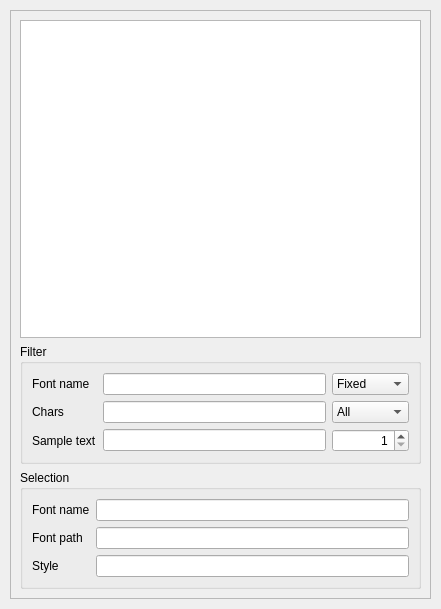
<?xml version="1.0" encoding="UTF-8"?>
<ui version="4.0">
 <class>FontListWidget</class>
 <widget class="QWidget" name="FontListWidget">
  <property name="enabled">
   <bool>true</bool>
  </property>
  <property name="geometry">
   <rect>
    <x>0</x>
    <y>0</y>
    <width>441</width>
    <height>609</height>
   </rect>
  </property>
  <property name="sizePolicy">
   <sizepolicy hsizetype="Preferred" vsizetype="Preferred">
    <horstretch>0</horstretch>
    <verstretch>0</verstretch>
   </sizepolicy>
  </property>
  <property name="windowTitle">
   <string>Font List</string>
  </property>
  <property name="lineWidth" stdset="0">
   <number>0</number>
  </property>
  <layout class="QVBoxLayout" name="verticalLayout">
   <property name="spacing">
    <number>10</number>
   </property>
   <property name="sizeConstraint">
    <enum>QLayout::SetDefaultConstraint</enum>
   </property>
   <property name="leftMargin">
    <number>10</number>
   </property>
   <property name="topMargin">
    <number>10</number>
   </property>
   <property name="rightMargin">
    <number>10</number>
   </property>
   <property name="bottomMargin">
    <number>10</number>
   </property>
   <item>
    <widget class="QScrollArea" name="scrollArea">
     <property name="sizePolicy">
      <sizepolicy hsizetype="MinimumExpanding" vsizetype="Expanding">
       <horstretch>0</horstretch>
       <verstretch>0</verstretch>
      </sizepolicy>
     </property>
     <property name="widgetResizable">
      <bool>true</bool>
     </property>
     <widget class="QWidget" name="scrollAreaWidgetContents">
      <property name="geometry">
       <rect>
        <x>0</x>
        <y>0</y>
        <width>419</width>
        <height>587</height>
       </rect>
      </property>
      <layout class="QVBoxLayout" name="verticalLayout_2">
       <item>
        <widget class="FontListTableView" name="tableView">
         <property name="sizePolicy">
          <sizepolicy hsizetype="Preferred" vsizetype="MinimumExpanding">
           <horstretch>0</horstretch>
           <verstretch>0</verstretch>
          </sizepolicy>
         </property>
         <property name="contextMenuPolicy">
          <enum>Qt::CustomContextMenu</enum>
         </property>
         <property name="dragEnabled">
          <bool>true</bool>
         </property>
         <property name="dragDropMode">
          <enum>QAbstractItemView::DragOnly</enum>
         </property>
         <property name="verticalScrollMode">
          <enum>QAbstractItemView::ScrollPerPixel</enum>
         </property>
         <property name="horizontalScrollMode">
          <enum>QAbstractItemView::ScrollPerPixel</enum>
         </property>
         <attribute name="horizontalHeaderStretchLastSection">
          <bool>true</bool>
         </attribute>
         <attribute name="verticalHeaderVisible">
          <bool>false</bool>
         </attribute>
        </widget>
       </item>
       <item>
        <widget class="QGroupBox" name="groupBoxFilter">
         <property name="sizePolicy">
          <sizepolicy hsizetype="Preferred" vsizetype="Preferred">
           <horstretch>0</horstretch>
           <verstretch>0</verstretch>
          </sizepolicy>
         </property>
         <property name="title">
          <string>Filter</string>
         </property>
         <layout class="QGridLayout" name="gridLayout">
          <item row="1" column="3">
           <widget class="QComboBox" name="comboBoxCharFilterType">
            <item>
             <property name="text">
              <string>All</string>
             </property>
            </item>
            <item>
             <property name="text">
              <string>Any</string>
             </property>
            </item>
           </widget>
          </item>
          <item row="0" column="3">
           <widget class="QComboBox" name="comboBoxSearchType">
            <item>
             <property name="text">
              <string>Fixed</string>
             </property>
            </item>
            <item>
             <property name="text">
              <string>Wildcard</string>
             </property>
            </item>
            <item>
             <property name="text">
              <string>RegExp</string>
             </property>
            </item>
           </widget>
          </item>
          <item row="1" column="2">
           <widget class="QLineEdit" name="lineEditChars">
            <property name="clearButtonEnabled">
             <bool>true</bool>
            </property>
           </widget>
          </item>
          <item row="0" column="2">
           <widget class="QLineEdit" name="lineEditFontName">
            <property name="clearButtonEnabled">
             <bool>true</bool>
            </property>
           </widget>
          </item>
          <item row="0" column="0">
           <widget class="QLabel" name="labelFontName">
            <property name="text">
             <string>Font name</string>
            </property>
            <property name="buddy">
             <cstring>lineEditFontName</cstring>
            </property>
           </widget>
          </item>
          <item row="2" column="0">
           <widget class="QLabel" name="labelSampleText">
            <property name="text">
             <string>Sample text</string>
            </property>
            <property name="buddy">
             <cstring>lineEditSampleText</cstring>
            </property>
           </widget>
          </item>
          <item row="1" column="0">
           <widget class="QLabel" name="labelChars">
            <property name="text">
             <string>Chars</string>
            </property>
            <property name="buddy">
             <cstring>lineEditChars</cstring>
            </property>
           </widget>
          </item>
          <item row="2" column="2">
           <widget class="QLineEdit" name="lineEditSampleText">
            <property name="clearButtonEnabled">
             <bool>false</bool>
            </property>
           </widget>
          </item>
          <item row="2" column="3">
           <widget class="QSpinBox" name="spinBoxFontSize">
            <property name="alignment">
             <set>Qt::AlignRight|Qt::AlignTrailing|Qt::AlignVCenter</set>
            </property>
            <property name="minimum">
             <number>1</number>
            </property>
           </widget>
          </item>
         </layout>
        </widget>
       </item>
       <item>
        <widget class="QGroupBox" name="groupBoxSelection">
         <property name="title">
          <string>Selection</string>
         </property>
         <layout class="QGridLayout" name="gridLayout_2">
          <item row="1" column="2">
           <widget class="QLineEdit" name="lineEditFontPathSelected">
            <property name="dragEnabled">
             <bool>true</bool>
            </property>
            <property name="readOnly">
             <bool>true</bool>
            </property>
           </widget>
          </item>
          <item row="0" column="0">
           <widget class="QLabel" name="labelFontNameSelected">
            <property name="text">
             <string>Font name</string>
            </property>
            <property name="buddy">
             <cstring>lineEditFontNameSelected</cstring>
            </property>
           </widget>
          </item>
          <item row="1" column="0">
           <widget class="QLabel" name="labelFontPathSelected">
            <property name="text">
             <string>Font path</string>
            </property>
            <property name="buddy">
             <cstring>lineEditFontPathSelected</cstring>
            </property>
           </widget>
          </item>
          <item row="0" column="2">
           <widget class="QLineEdit" name="lineEditFontNameSelected">
            <property name="dragEnabled">
             <bool>true</bool>
            </property>
            <property name="readOnly">
             <bool>true</bool>
            </property>
           </widget>
          </item>
          <item row="2" column="2">
           <widget class="QLineEdit" name="lineEditFcStyleSelected">
            <property name="sizePolicy">
             <sizepolicy hsizetype="Expanding" vsizetype="Fixed">
              <horstretch>0</horstretch>
              <verstretch>0</verstretch>
             </sizepolicy>
            </property>
            <property name="dragEnabled">
             <bool>true</bool>
            </property>
            <property name="readOnly">
             <bool>true</bool>
            </property>
           </widget>
          </item>
          <item row="2" column="0">
           <widget class="QLabel" name="labelFcStyleSelected">
            <property name="text">
             <string>Style</string>
            </property>
            <property name="buddy">
             <cstring>lineEditFcStyleSelected</cstring>
            </property>
           </widget>
          </item>
         </layout>
        </widget>
       </item>
      </layout>
     </widget>
    </widget>
   </item>
  </layout>
  <action name="actionResetSampleText">
   <property name="icon">
    <iconset theme="openscad-undo"/>
   </property>
   <property name="text">
    <string>Reset Sample Text</string>
   </property>
  </action>
  <action name="actionOpenFolder">
   <property name="icon">
    <iconset theme="openscad-open"/>
   </property>
   <property name="text">
    <string>Open Font Folder</string>
   </property>
  </action>
  <action name="actionCopyFolder">
   <property name="icon">
    <iconset theme="openscad-edit-copy"/>
   </property>
   <property name="text">
    <string>Copy Font Folder</string>
   </property>
  </action>
  <action name="actionCopyFullPath">
   <property name="icon">
    <iconset theme="openscad-edit-copy"/>
   </property>
   <property name="text">
    <string>Copy Full Path to Font</string>
   </property>
  </action>
  <action name="actionCopyStyle">
   <property name="icon">
    <iconset theme="openscad-edit-copy"/>
   </property>
   <property name="text">
    <string>Copy Font Style</string>
   </property>
  </action>
  <action name="actionCopyFontName">
   <property name="icon">
    <iconset theme="openscad-edit-copy"/>
   </property>
   <property name="text">
    <string>Copy Font Name</string>
   </property>
  </action>
  <action name="actionShowFontNameColumn">
   <property name="checkable">
    <bool>true</bool>
   </property>
   <property name="text">
    <string>Show Font Name</string>
   </property>
  </action>
  <action name="actionShowStyledFontNameColumn">
   <property name="checkable">
    <bool>true</bool>
   </property>
   <property name="text">
    <string>Show Styled Font Name</string>
   </property>
  </action>
  <action name="actionShowFontStyleColumn">
   <property name="checkable">
    <bool>true</bool>
   </property>
   <property name="text">
    <string>Show Font Style</string>
   </property>
  </action>
  <action name="actionShowFontSampleColumn">
   <property name="checkable">
    <bool>true</bool>
   </property>
   <property name="text">
    <string>Show Sample Text</string>
   </property>
  </action>
  <action name="actionShowFileNameColumn">
   <property name="checkable">
    <bool>true</bool>
   </property>
   <property name="text">
    <string>ShowFileName</string>
   </property>
  </action>
  <action name="actionShowFilePathColumn">
   <property name="checkable">
    <bool>true</bool>
   </property>
   <property name="text">
    <string>Show File Path</string>
   </property>
  </action>
  <action name="actionResetColumns">
   <property name="icon">
    <iconset theme="openscad-undo"/>
   </property>
   <property name="text">
    <string>Reset Columns</string>
   </property>
  </action>
 </widget>
 <customwidgets>
  <customwidget>
   <class>FontListTableView</class>
   <extends>QTableView</extends>
   <header>gui/FontListTableView.h</header>
  </customwidget>
 </customwidgets>
 <resources>
  <include location="../../resources/common.qrc"/>
 </resources>
 <connections/>
</ui>
